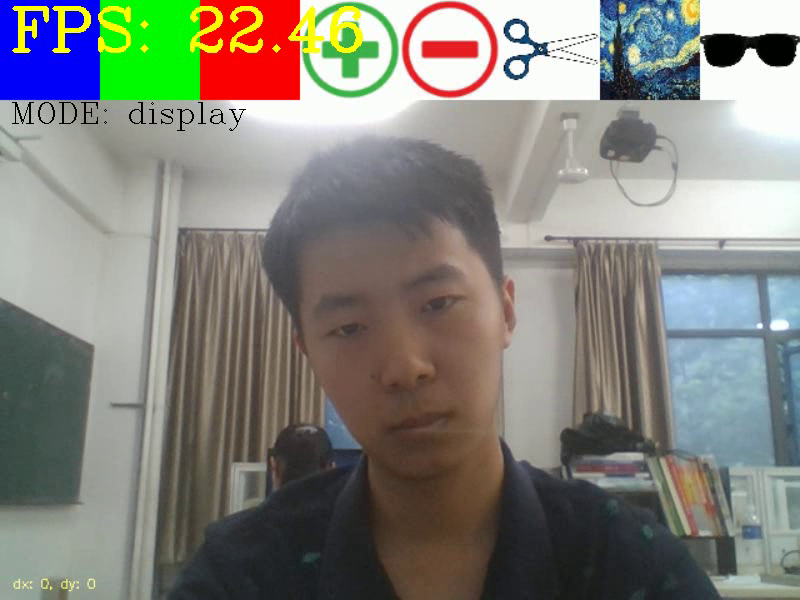
#> input picture frame 8 of display.avi, 800 x 600 px, given in place of vtest.avi, which was not available
$ python pedestrian_detection.py
#> lines starting #> are read from the running program, lines starting #| are printed output that depends on the picture
import numpy as np
import cv2

cap = cv2.VideoCapture('vtest.avi')

fgbg = cv2.bgsegm.createBackgroundSubtractorMOG()

while cap.isOpened():
    ret, frame = cap.read()
#> frame is the input picture: shape (600, 800, 3); mean B, G, R 124.4, 131.4, 131.8
    if not ret:
        break

    fgmask = fgbg.apply(frame)
#> fgmask: shape (600, 800); every value is 0

    cv2.imshow('res', cv2.resize(fgmask, (666, 444), cv2.INTER_CUBIC))
    cv2.imshow('src', cv2.resize(frame, (666, 444), cv2.INTER_CUBIC))
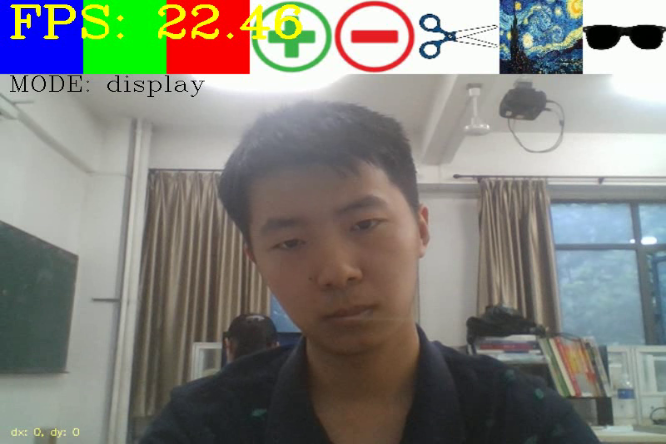
#> window 'src': shape (444, 666, 3); mean B, G, R 124.3, 131.3, 131.7
    k = cv2.waitKey(30) & 0xff
#> (key q is pressed here)
    if k == ord('q'):
        break

cap.release()
cv2.destroyAllWindows()

$ run again, starting later in the video
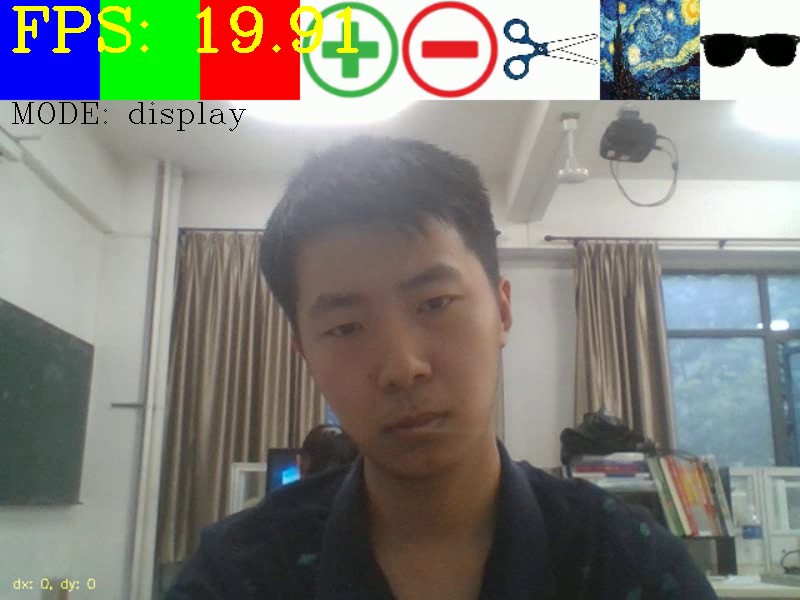
#> input picture frame 38 of display.avi, 800 x 600 px, given in place of vtest.avi, which was not available
#> frame is the input picture: shape (600, 800, 3); mean B, G, R 124.7, 131.7, 132
#> fgmask: shape (600, 800); every value is 0
#> `cv2.imshow('src', cv2.resize(frame, (666, 444), cv2.INTER_CUBIC))`:
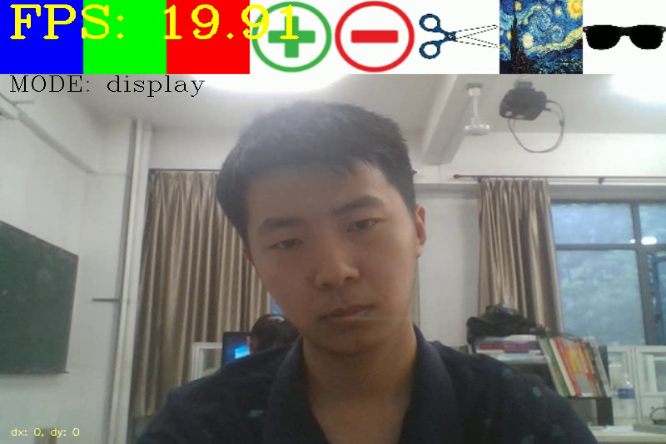
#> window 'src': shape (444, 666, 3); mean B, G, R 124.6, 131.6, 131.9

$ run again, starting later in the video
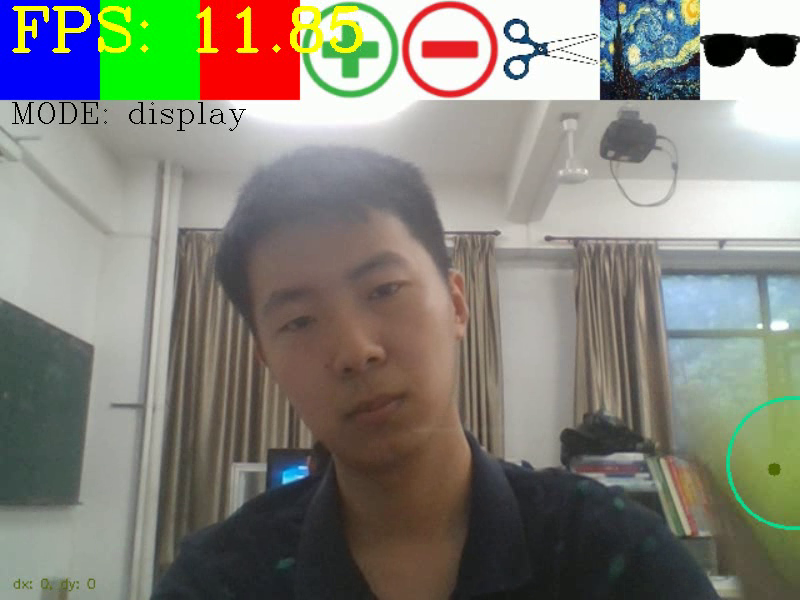
#> input picture frame 68 of display.avi, 800 x 600 px, given in place of vtest.avi, which was not available
#> frame is the input picture: shape (600, 800, 3); mean B, G, R 122.3, 132, 132.6
#> fgmask: shape (600, 800); every value is 0
#> `cv2.imshow('src', cv2.resize(frame, (666, 444), cv2.INTER_CUBIC))`:
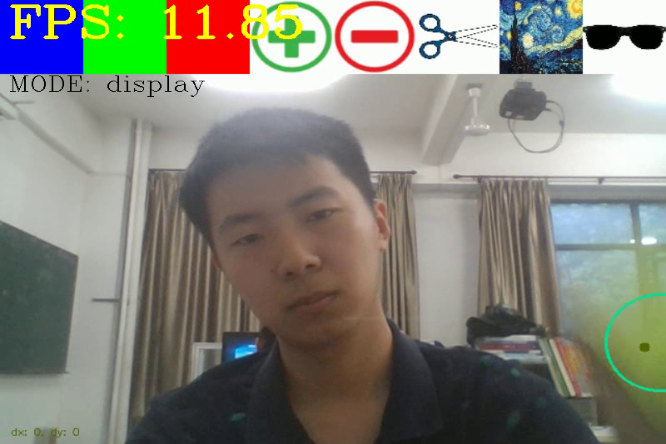
#> window 'src': shape (444, 666, 3); mean B, G, R 122.2, 131.9, 132.5
